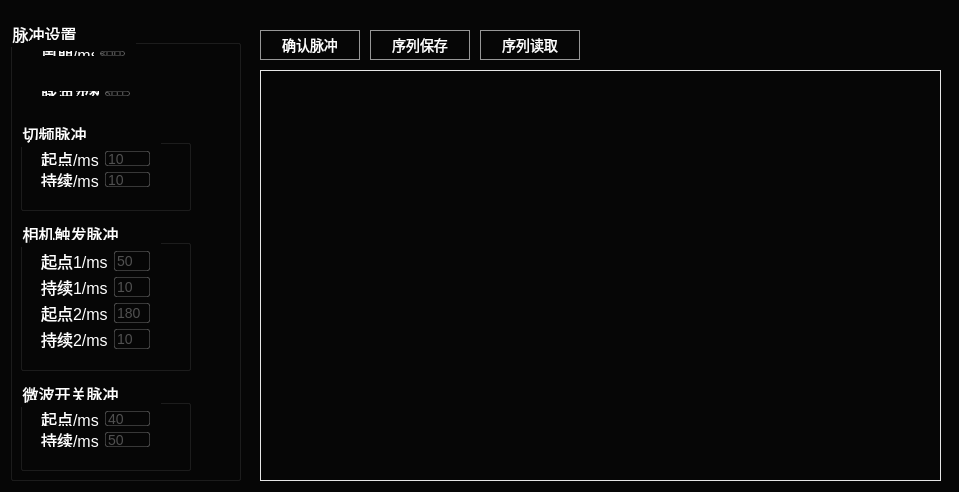
<?xml version="1.0" encoding="UTF-8"?>
<ui version="4.0">
 <class>PulseSetClass</class>
 <widget class="QDialog" name="PulseSetClass">
  <property name="geometry">
   <rect>
    <x>0</x>
    <y>0</y>
    <width>959</width>
    <height>492</height>
   </rect>
  </property>
  <property name="windowTitle">
   <string>PulseSet</string>
  </property>
  <property name="styleSheet">
   <string notr="true">
QPushButton{
font-size: 14px;
font-family: &quot;Microsoft YaHei UI Light&quot;;
font-weight: 400;
color: #FFFFFF;
line-height: 17px;
border: 1px solid #979797;
}


QPushButton:disabled {
font-size: 14px;
font-family: &quot;Microsoft YaHei UI Light&quot;;
font-weight: 400;
color: #656565;
line-height: 17px;
border: 1px solid #979797;
}

QLabel{
font-size: 16px;
font-family: &quot;Microsoft YaHei UI Light&quot;;

font-weight: 400;
color: #FFFFFF;
line-height: 22px;

}



QLineEdit:focus { border-radius: 2px; border: 2px solid rgba(60,154,232,0.2); }
QLineEdit { border-radius: 2px; border: 1px solid rgba(255,255,255,0.2); }
QLineEdit { font-size: 14px; font-family: &quot;Microsoft YaHei UI Light&quot;;
 font-weight: 400; color: rgba(255,255,255,0.3); line-height: 22px; }

QWidget{
background: #060606;
}</string>
  </property>
  <widget class="QCustomPlot" name="widget" native="true">
   <property name="geometry">
    <rect>
     <x>260</x>
     <y>70</y>
     <width>681</width>
     <height>411</height>
    </rect>
   </property>
   <property name="styleSheet">
    <string notr="true">border: 1px solid #E6E6E6;
</string>
   </property>
  </widget>
  <widget class="QGroupBox" name="groupBox">
   <property name="geometry">
    <rect>
     <x>10</x>
     <y>20</y>
     <width>231</width>
     <height>461</height>
    </rect>
   </property>
   <property name="styleSheet">
    <string notr="true">font-size: 16px;
font-family: &quot;Microsoft YaHei UI Light&quot;;
font-weight: 400;
color: #FFFFFF;
line-height: 22px;</string>
   </property>
   <property name="title">
    <string>脉冲设置</string>
   </property>
   <widget class="QGroupBox" name="groupBox_2">
    <property name="geometry">
     <rect>
      <x>10</x>
      <y>100</y>
      <width>171</width>
      <height>91</height>
     </rect>
    </property>
    <property name="styleSheet">
     <string notr="true">font-size: 16px;
font-family: &quot;Microsoft YaHei UI Light&quot;;
font-weight: 400;
color: #FFFFFF;
line-height: 22px;</string>
    </property>
    <property name="title">
     <string>切频脉冲</string>
    </property>
    <widget class="QWidget" name="layoutWidget">
     <property name="geometry">
      <rect>
       <x>10</x>
       <y>20</y>
       <width>131</width>
       <height>58</height>
      </rect>
     </property>
     <layout class="QGridLayout" name="gridLayout">
      <item row="0" column="0">
       <widget class="QLabel" name="label_2">
        <property name="text">
         <string>起点/ms</string>
        </property>
       </widget>
      </item>
      <item row="0" column="1">
       <widget class="QLineEdit" name="lineEdit_startTime0_0">
        <property name="styleSheet">
         <string notr="true">QLineEdit:focus { border-radius: 2px; border: 2px solid rgba(60,154,232,1); }
QLineEdit { border-radius: 2px; border: 1px solid rgba(255,255,255,0.2); }
QLineEdit { font-size: 14px; font-family: &quot;Microsoft YaHei UI Light&quot;;
 font-weight: 400; color: rgba(255,255,255,0.3); line-height: 22px; }</string>
        </property>
        <property name="text">
         <string>10</string>
        </property>
       </widget>
      </item>
      <item row="1" column="0">
       <widget class="QLabel" name="label_3">
        <property name="text">
         <string>持续/ms</string>
        </property>
       </widget>
      </item>
      <item row="1" column="1">
       <widget class="QLineEdit" name="lineEdit_ctuTime0_0">
        <property name="styleSheet">
         <string notr="true">QLineEdit:focus { border-radius: 2px; border: 2px solid rgba(60,154,232,1); }
QLineEdit { border-radius: 2px; border: 1px solid rgba(255,255,255,0.2); }
QLineEdit { font-size: 14px; font-family: &quot;Microsoft YaHei UI Light&quot;;
 font-weight: 400; color: rgba(255,255,255,0.3); line-height: 22px; }</string>
        </property>
        <property name="text">
         <string>10</string>
        </property>
       </widget>
      </item>
     </layout>
    </widget>
   </widget>
   <widget class="QGroupBox" name="groupBox_3">
    <property name="geometry">
     <rect>
      <x>10</x>
      <y>200</y>
      <width>171</width>
      <height>151</height>
     </rect>
    </property>
    <property name="styleSheet">
     <string notr="true">font-size: 16px;
font-family: &quot;Microsoft YaHei UI Light&quot;;
font-weight: 400;
color: #FFFFFF;
line-height: 22px;</string>
    </property>
    <property name="title">
     <string>相机触发脉冲</string>
    </property>
    <widget class="QWidget" name="layoutWidget">
     <property name="geometry">
      <rect>
       <x>10</x>
       <y>20</y>
       <width>131</width>
       <height>120</height>
      </rect>
     </property>
     <layout class="QGridLayout" name="gridLayout_3">
      <item row="0" column="0">
       <widget class="QLabel" name="label_6">
        <property name="text">
         <string>起点1/ms</string>
        </property>
       </widget>
      </item>
      <item row="0" column="1">
       <widget class="QLineEdit" name="lineEdit_startTime1_0">
        <property name="styleSheet">
         <string notr="true">QLineEdit:focus { border-radius: 2px; border: 2px solid rgba(60,154,232,1); }
QLineEdit { border-radius: 2px; border: 1px solid rgba(255,255,255,0.2); }
QLineEdit { font-size: 14px; font-family: &quot;Microsoft YaHei UI Light&quot;;
 font-weight: 400; color: rgba(255,255,255,0.3); line-height: 22px; }</string>
        </property>
        <property name="text">
         <string>50</string>
        </property>
       </widget>
      </item>
      <item row="1" column="0">
       <widget class="QLabel" name="label_7">
        <property name="text">
         <string>持续1/ms</string>
        </property>
       </widget>
      </item>
      <item row="1" column="1">
       <widget class="QLineEdit" name="lineEdit_ctuTime1_0">
        <property name="styleSheet">
         <string notr="true">QLineEdit:focus { border-radius: 2px; border: 2px solid rgba(60,154,232,1); }
QLineEdit { border-radius: 2px; border: 1px solid rgba(255,255,255,0.2); }
QLineEdit { font-size: 14px; font-family: &quot;Microsoft YaHei UI Light&quot;;
 font-weight: 400; color: rgba(255,255,255,0.3); line-height: 22px; }</string>
        </property>
        <property name="text">
         <string>10</string>
        </property>
       </widget>
      </item>
      <item row="2" column="0">
       <widget class="QLabel" name="label_8">
        <property name="text">
         <string>起点2/ms</string>
        </property>
       </widget>
      </item>
      <item row="2" column="1">
       <widget class="QLineEdit" name="lineEdit_startTime1_1">
        <property name="styleSheet">
         <string notr="true">QLineEdit:focus { border-radius: 2px; border: 2px solid rgba(60,154,232,1); }
QLineEdit { border-radius: 2px; border: 1px solid rgba(255,255,255,0.2); }
QLineEdit { font-size: 14px; font-family: &quot;Microsoft YaHei UI Light&quot;;
 font-weight: 400; color: rgba(255,255,255,0.3); line-height: 22px; }</string>
        </property>
        <property name="text">
         <string>180</string>
        </property>
       </widget>
      </item>
      <item row="3" column="0">
       <widget class="QLabel" name="label_9">
        <property name="text">
         <string>持续2/ms</string>
        </property>
       </widget>
      </item>
      <item row="3" column="1">
       <widget class="QLineEdit" name="lineEdit_ctuTime1_1">
        <property name="styleSheet">
         <string notr="true">QLineEdit:focus { border-radius: 2px; border: 2px solid rgba(60,154,232,1); }
QLineEdit { border-radius: 2px; border: 1px solid rgba(255,255,255,0.2); }
QLineEdit { font-size: 14px; font-family: &quot;Microsoft YaHei UI Light&quot;;
 font-weight: 400; color: rgba(255,255,255,0.3); line-height: 22px; }</string>
        </property>
        <property name="text">
         <string>10</string>
        </property>
       </widget>
      </item>
     </layout>
    </widget>
   </widget>
   <widget class="QGroupBox" name="groupBox_4">
    <property name="geometry">
     <rect>
      <x>10</x>
      <y>360</y>
      <width>171</width>
      <height>91</height>
     </rect>
    </property>
    <property name="styleSheet">
     <string notr="true">font-size: 16px;
font-family: &quot;Microsoft YaHei UI Light&quot;;
font-weight: 400;
color: #FFFFFF;
line-height: 22px;</string>
    </property>
    <property name="title">
     <string>微波开关脉冲</string>
    </property>
    <widget class="QWidget" name="layoutWidget_3">
     <property name="geometry">
      <rect>
       <x>10</x>
       <y>20</y>
       <width>131</width>
       <height>58</height>
      </rect>
     </property>
     <layout class="QGridLayout" name="gridLayout_5">
      <item row="0" column="0">
       <widget class="QLabel" name="label_12">
        <property name="text">
         <string>起点/ms</string>
        </property>
       </widget>
      </item>
      <item row="0" column="1">
       <widget class="QLineEdit" name="lineEdit_startTime2_0">
        <property name="styleSheet">
         <string notr="true">QLineEdit:focus { border-radius: 2px; border: 2px solid rgba(60,154,232,1); }
QLineEdit { border-radius: 2px; border: 1px solid rgba(255,255,255,0.2); }
QLineEdit { font-size: 14px; font-family: &quot;Microsoft YaHei UI Light&quot;;
 font-weight: 400; color: rgba(255,255,255,0.3); line-height: 22px; }</string>
        </property>
        <property name="text">
         <string>40</string>
        </property>
       </widget>
      </item>
      <item row="1" column="0">
       <widget class="QLabel" name="label_13">
        <property name="text">
         <string>持续/ms</string>
        </property>
       </widget>
      </item>
      <item row="1" column="1">
       <widget class="QLineEdit" name="lineEdit_ctuTime2_0">
        <property name="styleSheet">
         <string notr="true">QLineEdit:focus { border-radius: 2px; border: 2px solid rgba(60,154,232,1); }
QLineEdit { border-radius: 2px; border: 1px solid rgba(255,255,255,0.2); }
QLineEdit { font-size: 14px; font-family: &quot;Microsoft YaHei UI Light&quot;;
 font-weight: 400; color: rgba(255,255,255,0.3); line-height: 22px; }</string>
        </property>
        <property name="text">
         <string>50</string>
        </property>
       </widget>
      </item>
     </layout>
    </widget>
   </widget>
   <widget class="QWidget" name="layoutWidget">
    <property name="geometry">
     <rect>
      <x>20</x>
      <y>20</y>
      <width>106</width>
      <height>27</height>
     </rect>
    </property>
    <layout class="QHBoxLayout" name="horizontalLayout">
     <item>
      <widget class="QLabel" name="label">
       <property name="text">
        <string>周期/ms</string>
       </property>
      </widget>
     </item>
     <item>
      <widget class="QLineEdit" name="lineEdit_cycleTime">
       <property name="styleSheet">
        <string notr="true">QLineEdit:focus { border-radius: 2px; border: 2px solid rgba(60,154,232,1); }
QLineEdit { border-radius: 2px; border: 1px solid rgba(255,255,255,0.2); }
QLineEdit { font-size: 14px; font-family: &quot;Microsoft YaHei UI Light&quot;;
 font-weight: 400; color: rgba(255,255,255,0.3); line-height: 22px; }</string>
       </property>
       <property name="text">
        <string>300</string>
       </property>
      </widget>
     </item>
    </layout>
   </widget>
   <widget class="QWidget" name="layoutWidget">
    <property name="geometry">
     <rect>
      <x>20</x>
      <y>60</y>
      <width>111</width>
      <height>27</height>
     </rect>
    </property>
    <layout class="QHBoxLayout" name="horizontalLayout_2">
     <item>
      <widget class="QLabel" name="label_4">
       <property name="text">
        <string>脉冲次数</string>
       </property>
      </widget>
     </item>
     <item>
      <widget class="QLineEdit" name="lineEdit_pulseNumber">
       <property name="styleSheet">
        <string notr="true">QLineEdit:focus { border-radius: 2px; border: 2px solid rgba(60,154,232,1); }
QLineEdit { border-radius: 2px; border: 1px solid rgba(255,255,255,0.2); }
QLineEdit { font-size: 14px; font-family: &quot;Microsoft YaHei UI Light&quot;;
 font-weight: 400; color: rgba(255,255,255,0.3); line-height: 22px; }</string>
       </property>
       <property name="text">
        <string>601</string>
       </property>
      </widget>
     </item>
    </layout>
   </widget>
  </widget>
  <widget class="QPushButton" name="pushButton_showPulse">
   <property name="geometry">
    <rect>
     <x>260</x>
     <y>30</y>
     <width>100</width>
     <height>30</height>
    </rect>
   </property>
   <property name="styleSheet">
    <string notr="true">QPushButton:Hover
{
	border-radius: 2px;
	border: 1px solid #1765AD;
}
QPushButton:pressed
{
	background: #1765AD;
	border-radius: 2px;
}</string>
   </property>
   <property name="text">
    <string>确认脉冲</string>
   </property>
  </widget>
  <widget class="QPushButton" name="pushButton_savePulse">
   <property name="geometry">
    <rect>
     <x>370</x>
     <y>30</y>
     <width>100</width>
     <height>30</height>
    </rect>
   </property>
   <property name="styleSheet">
    <string notr="true">QPushButton:Hover
{
	border-radius: 2px;
	border: 1px solid #1765AD;
}
QPushButton:pressed
{
	background: #1765AD;
	border-radius: 2px;
}</string>
   </property>
   <property name="text">
    <string>序列保存</string>
   </property>
  </widget>
  <widget class="QPushButton" name="pushButton_readPulse">
   <property name="geometry">
    <rect>
     <x>480</x>
     <y>30</y>
     <width>100</width>
     <height>30</height>
    </rect>
   </property>
   <property name="styleSheet">
    <string notr="true">QPushButton:Hover
{
	border-radius: 2px;
	border: 1px solid #1765AD;
}
QPushButton:pressed
{
	background: #1765AD;
	border-radius: 2px;
}</string>
   </property>
   <property name="text">
    <string>序列读取</string>
   </property>
  </widget>
 </widget>
 <layoutdefault spacing="6" margin="11"/>
 <customwidgets>
  <customwidget>
   <class>QCustomPlot</class>
   <extends>QWidget</extends>
   <header location="global">qcustomplot.h</header>
   <container>1</container>
  </customwidget>
 </customwidgets>
 <resources/>
 <connections/>
</ui>
